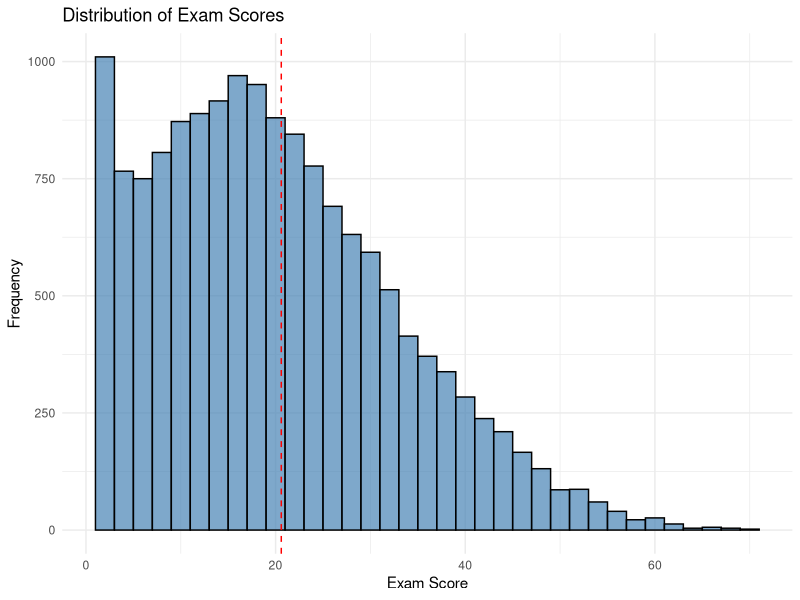
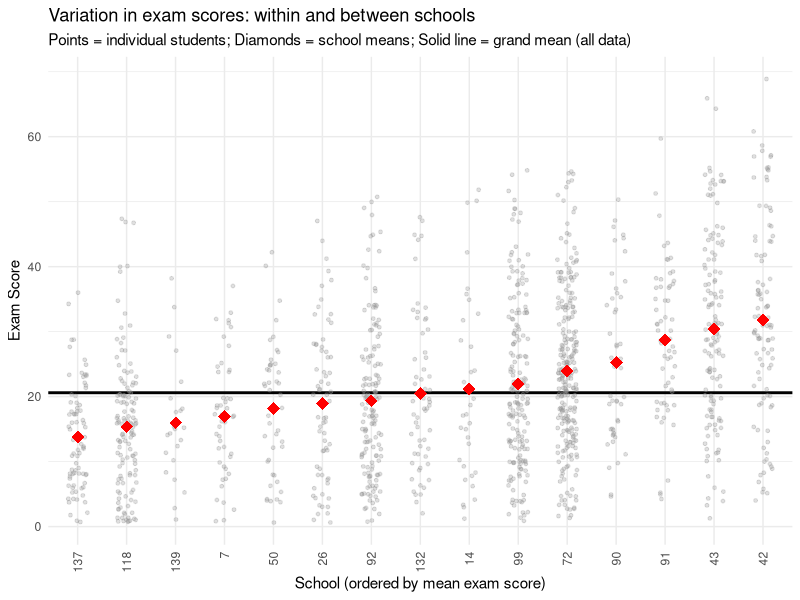

The R script that drew these images, in order: (Note: this script raises an error after producing the figures.)
## ---- chunk 1
#| label: setup
#| include: false

# configure global options for R code chunks:
# warning = F to suppress the display of warning messages generated during the execution of code chunks
# message = F to suppress the display of messages produced during the execution of code chunks
knitr::opts_chunk$set(warning = FALSE, message = FALSE, eval = TRUE)

# This qmd file requires the following packages to be installed:
#c("dplyr", "ggplot2", "emmeans", "lme4", "lmerTest")
## ---- chunk 2
# Load the required libraries
library(dplyr)
library(ggplot2)
library(lmerTest)

ilea_data <- read.csv("Assignments/Week 3/downloads/ilea_data.csv")

# Convert all character variables into factors
ilea_data <- ilea_data %>%
  mutate_if(is.character, as.factor) %>%
  mutate(School = as.factor(School))

# Inspect the structure of the dataset
str(ilea_data)
## ---- chunk 3
# Create a histogram of exam scores
ggplot(ilea_data, aes(x = ExamScore)) +
  geom_histogram(binwidth = 2, fill = "steelblue", color = "black", alpha = 0.7) +
  geom_vline(xintercept = mean(ilea_data$ExamScore), linetype = "dashed", color = "red") +
  labs(title = "Distribution of Exam Scores",
       x = "Exam Score",
       y = "Frequency") +
  theme_minimal()
## ---- chunk 4
# Set seed for reproducibility
set.seed(123)

# Randomly select 15 unique schools
random_schools <- sample(unique(ilea_data$School), size = 15)

# Filter the data to include only the randomly selected schools
random_school_data <- ilea_data |>
  filter(School %in% random_schools)

# Calculate the average ExamScore for each school
school_avg_score <- random_school_data |>
  group_by(School) |>
  summarise(avg_exam_score = mean(ExamScore, na.rm = TRUE), .groups = "drop")

# Calculate the overall grand mean across all schools
grand_mean <- mean(ilea_data$ExamScore, na.rm = TRUE)

# Create scatter plot with jittered observations
ggplot(random_school_data, aes(x = reorder(School, ExamScore, FUN = mean), y = ExamScore)) +
  geom_hline(yintercept = grand_mean, linetype = "solid", color = "black", linewidth = 1) +
  geom_jitter(alpha = 0.3, width = 0.2, size = 1, color = "gray60") +
  geom_point(data = school_avg_score, aes(x = reorder(School, avg_exam_score), y = avg_exam_score),
             size = 4, shape = 18, color = "red") +
  labs(title = "Variation in exam scores: within and between schools",
       subtitle = "Points = individual students; Diamonds = school means; Solid line = grand mean (all data)",
       x = "School (ordered by mean exam score)",
       y = "Exam Score") +
  theme_minimal() +
  theme(axis.text.x = element_text(angle = 90, hjust = 1, vjust = 0.5))
## ---- chunk 5
# Fit the random intercept model
random_intercept_model <- lmer(ExamScore ~ 1 + (1 | School), data = ilea_data)
summary(random_intercept_model)
## ---- chunk 6
# Use effects coding for the categorical variables
options(contrasts = c("contr.sum", "contr.poly"))
## ---- chunk 7
# Fit the random intercept model with subject-level variables    
random_intercept_model_L1variables <- lmer(ExamScore ~ Gender + VRBand + (1 | School), data = ilea_data)
summary(random_intercept_model_L1variables)

contrasts(ilea_data$Gender)
contrasts(ilea_data$VRBand)

# Obtain the ANOVA table for the subject-level variables
anova(random_intercept_model_L1variables)
## ---- chunk 8
# Center the context-level variables
ilea_data <- ilea_data %>%
  mutate(PercentFSM_c = scale(PercentFSM, scale = FALSE))
## ---- chunk 9
# Fit the random intercept model with subject-level and context-level variables
random_intercept_model_L1L2variables <- lmer(ExamScore ~PercentFSM_c + (1 | School), data = ilea_data)
summary(random_intercept_model_L1L2variables)

# Obtain the ANOVA table
anova(random_intercept_model_L1L2variables)  
## ---- chunk 10
# Fit the model with the interaction between PercentFSM_c and Gender
random_intercept_model_interaction1 <- lmer(ExamScore ~ PercentFSM_c*Gender + (1 | School), data = ilea_data)
summary(random_intercept_model_interaction1)

# Fit the model with the interaction between PercentFSM_c and VRBand
random_intercept_model_interaction2 <- lmer(ExamScore ~ PercentFSM_c*VRBand + (1 | School), data = ilea_data)
summary(random_intercept_model_interaction2)
## ---- chunk 11
# Fit a more complete model including both individual and school-level variables
model_full <- lmer(ExamScore ~ Gender + VRBand + PercentFSM_c + (1 | School), data = ilea_data)

# Extract conditional residuals from the full model
ilea_data <- ilea_data %>%
  mutate(residuals = residuals(model_full),
         fitted = fitted(model_full))

# Create a Q-Q plot to assess normality of residuals
ggplot(ilea_data, aes(sample = residuals)) +
  stat_qq() +
  stat_qq_line(color = "red") +
  labs(title = "Q-Q Plot of Conditional Residuals",
       x = "Theoretical Quantiles",
       y = "Sample Quantiles") +
  theme_minimal()

# Create a residuals vs fitted plot to assess homoscedasticity
ggplot(ilea_data, aes(x = fitted, y = residuals)) +
  geom_point(alpha = 0.3, size = 0.8) +
  geom_hline(yintercept = 0, linetype = "dashed", color = "red") +
  geom_smooth(se = FALSE, color = "blue") +
  labs(title = "Residuals vs Fitted Values",
       x = "Fitted Values",
       y = "Conditional Residuals") +
  theme_minimal()
